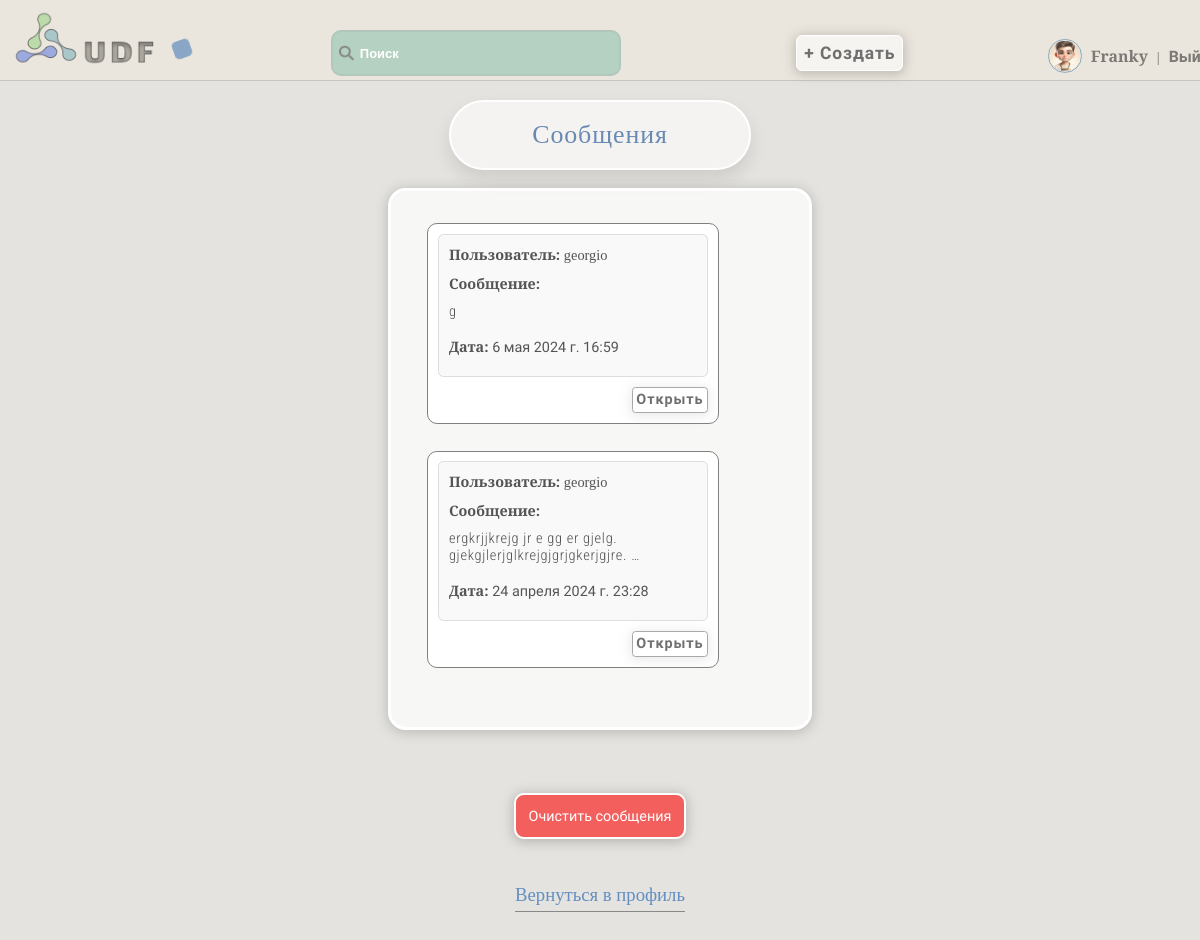
/accounts/inbox/ (signed in), run on the app's committed database.
### accounts/models.py (models this page shows, shortened)
class User(AbstractUser):
    username = models.CharField(max_length=150, unique=True, verbose_name='Имя')
    password = models.CharField(max_length=128, null=False, blank=False, verbose_name='Пароль')
    bio = models.TextField(blank=True, verbose_name='Биография')
    country = models.CharField(max_length=50, blank=True, verbose_name='Страна')
    city = models.CharField(max_length=50, blank=True, verbose_name='Город')
    is_online = models.BooleanField(default=False, verbose_name='Статус')
    occupation = models.CharField(max_length=50, blank=True, verbose_name='Род деятельности')
    avatar = models.ImageField(upload_to='avatars', blank=True, verbose_name='Аватар')
    date_joined = models.DateTimeField(auto_now_add=True, verbose_name='Дата')
    email = models.EmailField(unique=True)
    gender_choices = [
        ('M', 'Мужской'),
        ('F', 'Женский'),
    ]
    gender = models.CharField(max_length=1, choices=gender_choices, blank=True, verbose_name='Пол')
    age = models.IntegerField(blank=True, null=True, verbose_name='Возраст')
    last_login = models.DateTimeField(default=timezone.now)
    groups = None
    user_permissions = None
    def is_online(self):
        return (timezone.now() - self.last_login).seconds < 3600

class Message(models.Model):
    sender = models.ForeignKey(User, related_name='sent_messages', on_delete=models.CASCADE)
    recipient = models.ForeignKey(User, related_name='received_messages', on_delete=models.CASCADE)
    content = models.TextField()
    timestamp = models.DateTimeField(auto_now_add=True)
    is_read = models.BooleanField(default=False)

### accounts/views.py (the view)
# urls.py: path('inbox/', inbox, name='inbox'),
@login_required
def inbox(request):
    if request.method == 'POST' and 'delete_all' in request.POST:
        Message.objects.filter(recipient=request.user).delete()
        return redirect('inbox')
    unread_messages = Message.objects.filter(recipient=request.user, is_read=False)
    for message in unread_messages:
        message.is_read = True
        message.save()
    messages = Message.objects.filter(recipient=request.user).order_by('-timestamp')
    return render(request, 'messages/inbox.html', {'messages': messages})

### accounts/templates/messages/inbox.html (shortened to what this page needs)
{% extends 'core/base.html' %}
{% block content %}
  <h1>Сообщения</h1>
  <form method="post">
    <div class="inbox-message">
      {% if messages %}
        <ul>
          {% for message in messages %}
            <li>
              <div class="message-content-inbox">
                <strong class="user-strong"> Пользователь:</strong> {{ message.sender.username }}<br>
                <div class="message-inbox-area">
                  <strong class="message-strong">Сообщение:</strong><br> <span class="strong-message"> {{ message.content| truncatewords:7 }}</span><br>
                </div>
                <br>
                <strong class="data-stong"> Дата:</strong><span class="strong-data"> {{ message.timestamp }}</span>
              </div>
              <button class="view-message-btn" data-content="{{ message.content }}">Открыть</button>
            </li>
          {% endfor %}
        </ul>
      {% else %}
        <p>Сообщений нет</p>
      {% endif %}
    </div>
    <button class="del-messages-but" type="submit" name="delete_all">Очистить сообщения</button>
  </form>
  <a class="back-profile" href="{% url 'bio_view' %}">Вернуться в профиль</a>
{% endblock %}

### core/templates/core/base.html (shortened to what this page needs)
<!DOCTYPE html>
{% load static %}
<html lang="en">
<head>
    <link rel="stylesheet" href="{% static 'css/style.css' %}">
    <link rel="stylesheet" href="{% static 'css/media_window.css' %}">
</head>
<body class="loaded">
<div class="menu">
    <div class="wrap">
        <div class="logo" id="logo_animated">
            <a class="logo-menu" href="{% url 'base_with_articles' %}"><img src="{% static 'images/logo.png' %}" alt="logo"></a>
        </div>
        <div class="shape"></div>
        <ul>
            <li>
                <label class="search-icon">
                    <img src="{% static 'images/search.png' %}" alt="Search">
                </label>
                <input class="search-input" type="text" placeholder="Поиск" id="search-input">
            </li>
            <li>
                <a class="add-button" href="{% url 'add_article' %}">
                    <button class="animated_bt" type="button">+ Создать</button>
                </a>
            </li>
            {% if user.is_authenticated %}
            {% if not is_public_profile %}
            <li>
                {% if user.gender == 'M' %}
                <img class="menu-avatar" src="{% static 'images/male_avatar.png' %}" alt="Male Avatar">
                {% elif user.gender == 'F' %}
                <img class="menu-avatar" src="{% static 'images/female_avatar.png' %}" alt="Female Avatar">
                {% else %}
                <img class="menu-avatar" src="{% static 'images/default_avatar.png' %}" alt="Default Avatar">
                {% endif %}
                <a  style="font-family:Spectral SC,serif;" href="{% url 'user_profile' %}">{{ user.username }}</a> | <a  href="{% url 'logout' %}">Выйти</a>
            </li>
            {% endif %}
            {% endif %}
        </ul>
    </div>
</div>
<div class="container">
    <div class="wrap">
        {% block content %}{% endblock %}
    </div>
</body>
</html>

### data on the page
User: username "Franky"
Message: sender.username "georgio", content "g", timestamp "6 мая 2024 г. 16:59"
Message: sender.username "georgio", content "ergkrjjkrejg jr e gg er gjelg. gjekgjlerjglkrejgjgrjgkerjgjre. …", timestamp "24 апреля 2024 г. 23:28"
